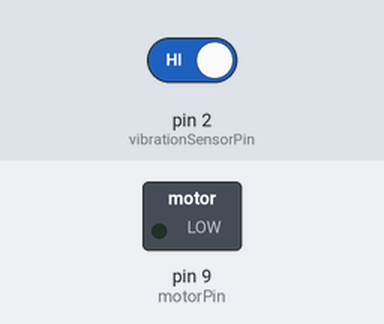
The sketch below on a simulated Arduino Uno, built with avr-gcc and run on an emulated ATmega328P. Parts: switched loads named in the sketch (green lamp = pin HIGH). The inputs (shaded band) are chosen by the test bench; at power-on: pin 2 (vibrationSensorPin) HIGH.

Above: at 2.5 s.
At 5.65 s:
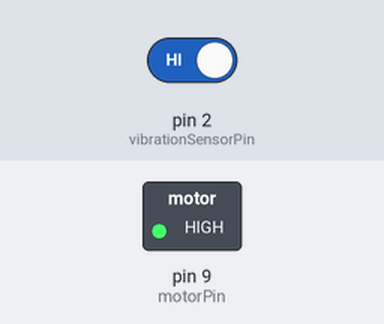
Timing chart, 0 to 7.5 s (numbered marks = the images above):
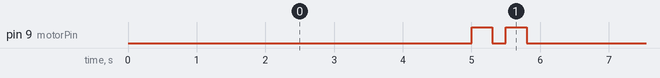

Measured:
- by itself, pin 9 (motorPin): repeats every 5.8 s: LOW 0.20 s, HIGH 0.30 s, LOW 5.0 s, HIGH 0.30 s
- by itself, everything shown: repeats every 5.8 s, in 4 steps

The sketch:

main.ino
```cpp
// ...existing code...
/*
  WakeWise - Smart Sunglasses Driver Drowsiness Detection
*/

const int vibrationSensorPin = 2;
const int motorPin = 9;

unsigned long lastMovementTime;
const unsigned long sleepThreshold = 5000UL; // 5 seconds

// debounce
int lastRawState = HIGH;
int stableState = HIGH;
unsigned long lastDebounceTime = 0;
const unsigned long debounceDelay = 50UL;

// non-blocking alert pattern
const unsigned long patternDurations[] = {300UL, 200UL, 300UL}; // on, off, on
const int patternLen = sizeof(patternDurations) / sizeof(patternDurations[0]);
int patternIndex = 0;
unsigned long patternStepStart = 0;
bool alerting = false;

void setup() {
  pinMode(vibrationSensorPin, INPUT_PULLUP); // use internal pull-up to avoid floating
  pinMode(motorPin, OUTPUT);
  digitalWrite(motorPin, LOW);
  lastMovementTime = millis(); // initialize timer to avoid immediate alert
}

void loop() {
  // read sensor with debounce
  int raw = digitalRead(vibrationSensorPin);
  if (raw != lastRawState) {
    lastDebounceTime = millis();
    lastRawState = raw;
  }
  if ((millis() - lastDebounceTime) > debounceDelay) {
    if (raw != stableState) {
      stableState = raw;
      if (stableState == LOW) { // active when pulled LOW with INPUT_PULLUP
        lastMovementTime = millis();
        // cancel alert if movement occurs
        alerting = false;
        digitalWrite(motorPin, LOW);
      }
    }
  }

  // check inactivity
  if (!alerting && (millis() - lastMovementTime > sleepThreshold)) {
    startAlert();
  }

  // handle non-blocking alert pattern
  if (alerting) {
    unsigned long now = millis();
    if (now - patternStepStart >= patternDurations[patternIndex]) {
      // advance step
      patternIndex++;
      patternStepStart = now;
      if (patternIndex >= patternLen) {
        // finished pattern once -> stop and reset timer
        alerting = false;
        digitalWrite(motorPin, LOW);
        lastMovementTime = millis(); // avoid immediate retrigger
      } else {
        // set motor according to step (even indices = ON)
        digitalWrite(motorPin, (patternIndex % 2 == 0) ? HIGH : LOW);
      }
    }
  }
}

void startAlert() {
  alerting = true;
  patternIndex = 0;
  patternStepStart = millis();
  // initial step: patternIndex 0 => ON
  digitalWrite(motorPin, HIGH);
}
// ...existing code...
```
